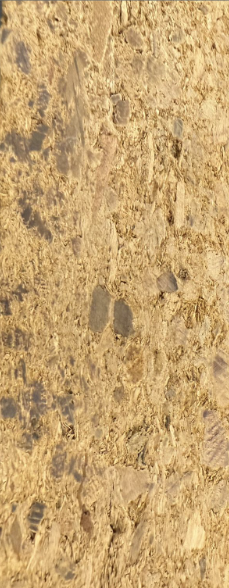
#> input picture SampleBrick.png, 229 x 588 px, found by its file name
$ jupyter execute MAE298_Final_120425.ipynb   (shell and % lines are left out)
#> lines starting #> are read from the running program, lines starting #| are printed output that depends on the picture; after the words box and inside, x2 and y2 are one past the last pixel; in counts of white or black regions, pixels touching at a corner belong together; pictures that were not available may be replaced by others from this repository, and a replacement may not be noted
<a href="https://colab.research.google.com/github/VaishnaviK003/Machine-Learning-for-Classification-of-Grain-Orientation-in-Materials/blob/main/MAE298_Final_120425.ipynb" target="_parent"></a>

[cell 1]
from google.colab import files
uploaded = files.upload()   # zip your InputImages folder and upload
#> the answer given: SampleBrick.png

[cell 2]
import os
import random
import shutil
import json

import numpy as np
import cv2
import tensorflow as tf
from tensorflow.keras.applications import ResNet50
from tensorflow.keras.applications.resnet50 import preprocess_input
from tensorflow.keras import layers, models
import matplotlib.pyplot as plt
from sklearn.metrics import confusion_matrix, ConfusionMatrixDisplay


# -------------------------------------------------
# CONFIGURATION
# -------------------------------------------------
INPUT_DIR = "/content/InputImages"   # folder with your original brick images
BASE_DIR = "/content/data_split"     # where train/val/test folders & outputs will go

TRAIN_DIR = os.path.join(BASE_DIR, "train")
VAL_DIR   = os.path.join(BASE_DIR, "val")
TEST_DIR  = os.path.join(BASE_DIR, "test")

LABELS_JSON = os.path.join(BASE_DIR, "angle_labels.json")

IMG_SIZE = (224, 224)
BATCH_SIZE = 8
EPOCHS = 10
SEED = 42

# 2 classes: 0 = vertical (0°), 1 = horizontal (≈90°)
NUM_CLASSES = 2
ANGLE_THRESHOLD = 15.0  # degrees from vertical: |angle| <= 15 -> vertical, else horizontal

CLASSIFIED_DIR = os.path.join(BASE_DIR, "classified_test_images")


# -------------------------------------------------
# UTILITY: create / clean directories
# -------------------------------------------------
def prepare_split_dirs():
    if os.path.exists(BASE_DIR):
        shutil.rmtree(BASE_DIR)
    os.makedirs(TRAIN_DIR, exist_ok=True)
    os.makedirs(VAL_DIR, exist_ok=True)
    os.makedirs(TEST_DIR, exist_ok=True)


# -------------------------------------------------
# STEP 1: Split InputImages into train/val/test
# -------------------------------------------------
def split_dataset():
    image_files = [
        f for f in os.listdir(INPUT_DIR)
        if f.lower().endswith((".png", ".jpg", ".jpeg", ".tif", ".bmp"))
    ]
    if len(image_files) == 0:
        raise RuntimeError(f"No images found in {INPUT_DIR}")

    random.seed(SEED)
    random.shuffle(image_files)

    n_total = len(image_files)
    n_train = int(0.8 * n_total)
    n_val   = int(0.1 * n_total)
    n_test  = n_total - n_train - n_val  # remaining

    train_files = image_files[:n_train]
    val_files   = image_files[n_train:n_train + n_val]
    test_files  = image_files[n_train + n_val:]

    for fname in train_files:
        shutil.copy(os.path.join(INPUT_DIR, fname),
                    os.path.join(TRAIN_DIR, fname))

    for fname in val_files:
        shutil.copy(os.path.join(INPUT_DIR, fname),
                    os.path.join(VAL_DIR, fname))

    for fname in test_files:
        shutil.copy(os.path.join(INPUT_DIR, fname),
                    os.path.join(TEST_DIR, fname))

    print(f"Split {n_total} images into:")
    print(f"  Train: {len(train_files)}")
    print(f"  Val  : {len(val_files)}")
    print(f"  Test : {len(test_files)}")


# -------------------------------------------------
# DEBUG HELPER (no-op, can be made to save intermediates)
# -------------------------------------------------
def show_and_save(name, img):
    # [5 lines of commented-out code are left out]
    pass


# -------------------------------------------------
# STEP 1b: DATA AUGMENTATION ON DISK (rotate/scale)
# -------------------------------------------------
def augment_all_images():
    """
    For each original image in train/val/test, create a few rotated/scaled
    versions and save them alongside, so they will also be labeled and used
    as extra samples.
    """
    aug_params = [
        (0,   1.2),
        (0,   0.8),
        (10,  1.0),
        (-10, 1.0),
    ]

    for subset_dir in [TRAIN_DIR, VAL_DIR, TEST_DIR]:
        files = [f for f in os.listdir(subset_dir)
                 if f.lower().endswith((".png", ".jpg", ".jpeg", ".tif", ".bmp"))]
        # Use a static list so we don't augment newly-created aug images
        for fname in files:
            if "_aug" in fname:
                continue
            img_path = os.path.join(subset_dir, fname)
            img = cv2.imread(img_path)
            if img is None:
                continue
            h, w = img.shape[:2]
            base, ext = os.path.splitext(fname)

            for idx, (angle, scale) in enumerate(aug_params):
                M = cv2.getRotationMatrix2D((w / 2, h / 2), angle, scale)
                aug = cv2.warpAffine(img, M, (w, h), borderMode=cv2.BORDER_REFLECT)
                out_name = f"{base}_aug{idx}{ext}"
                out_path = os.path.join(subset_dir, out_name)
                cv2.imwrite(out_path, aug)

    print("Disk augmentation complete (rotate/scale).")


# -------------------------------------------------
# GRAIN DETECTION FUNCTION
# -------------------------------------------------
def detect_grains_and_angles(
    img_path,
    min_area=120,
    max_area=50000,
    kernel_size=3
):
    img = cv2.imread(img_path)
    if img is None:
        raise ValueError(f"Could not read image at {img_path}")

    gray = cv2.cvtColor(img, cv2.COLOR_BGR2GRAY)

    # 1. Strong preprocessing
    clahe = cv2.createCLAHE(clipLimit=3.0, tileGridSize=(8, 8))
    gray = clahe.apply(gray)
    gray = cv2.bilateralFilter(gray, 9, 50, 50)
    show_and_save("1_grayscale", gray)

    sharpen_kernel = np.array([[0, -1, 0],
                               [-1, 5, -1],
                               [0, -1, 0]])
    sharp = cv2.filter2D(gray, -1, sharpen_kernel)
    show_and_save("2_preprocessed", sharp)

    # 2. Thresholding
    adaptive = cv2.adaptiveThreshold(
        sharp, 255, cv2.ADAPTIVE_THRESH_GAUSSIAN_C,
        cv2.THRESH_BINARY_INV, 25, 3
    )
    _, otsu = cv2.threshold(sharp, 0, 255, cv2.THRESH_BINARY_INV + cv2.THRESH_OTSU)
    thresh = cv2.bitwise_or(adaptive, otsu)
    show_and_save("3_threshold", thresh)

    # 3. Morphology
    k = np.ones((kernel_size, kernel_size), np.uint8)
    bin_clean = cv2.morphologyEx(thresh, cv2.MORPH_OPEN, k, iterations=2)
    bin_clean = cv2.morphologyEx(bin_clean, cv2.MORPH_CLOSE, k, iterations=2)
    bin_clean = cv2.morphologyEx(bin_clean, cv2.MORPH_OPEN, k, iterations=1)
    show_and_save("4_morphology", bin_clean)

    # 4. Distance transform & watershed
    dist = cv2.distanceTransform(bin_clean, cv2.DIST_L2, 5)
    _, sure_fg = cv2.threshold(dist, 0.35 * dist.max(), 255, 0)
    sure_fg = np.uint8(sure_fg)
    show_and_save("5_sure_foreground", sure_fg)

    unknown = cv2.subtract(bin_clean, sure_fg)

    num_labels, markers = cv2.connectedComponents(sure_fg)
    markers = markers + 1
    markers[unknown == 255] = 0

    markers = cv2.watershed(cv2.cvtColor(img, cv2.COLOR_BGR2RGB), markers)
    show_and_save("6_watershed", markers.astype(np.uint8) * 10)

    grain_data = []
    output = img.copy()
    show_and_save("7_final_output", output)

    # 5. Extract contours from watershed regions
    for label in range(2, num_labels + 1):
        mask = np.uint8(markers == label) * 255
        cnts, _ = cv2.findContours(mask, cv2.RETR_EXTERNAL, cv2.CHAIN_APPROX_SIMPLE)
        if not cnts:
            continue

        cnt = cnts[0]
        area = cv2.contourArea(cnt)

        if area < min_area or area > max_area:
            continue
        if len(cnt) < 20:
            continue

        (x, y), (MA, ma), angle = cv2.fitEllipse(cnt)

        if angle > 90:
            angle = angle - 180

        grain_data.append({
            "center": (x, y),
            "angle": float(angle)
        })

        cv2.ellipse(output, ((x, y), (MA, ma), angle), (0, 255, 0), 2)
        cv2.putText(output, f"{angle:.1f}°", (int(x), int(y)),
                    cv2.FONT_HERSHEY_SIMPLEX, 0.5, (255, 255, 255), 1)

    return output, grain_data


# -------------------------------------------------
# STEP 2: dominant grain angle per brick
# -------------------------------------------------
def dominant_angle_from_grains(grain_data, bin_width=5):
    if not grain_data:
        return 0.0

    angles = np.array([g["angle"] for g in grain_data])

    angle_min, angle_max = -90, 90
    bins = np.arange(angle_min, angle_max + bin_width, bin_width)
    hist, bin_edges = np.histogram(angles, bins=bins)

    max_bin_idx = np.argmax(hist)
    bin_center = 0.5 * (bin_edges[max_bin_idx] + bin_edges[max_bin_idx + 1])
    return float(bin_center)


def label_all_images():
    """
    Run grain detection on EVERY image in train/val/test (original + aug),
    compute dominant angle, and save to LABELS_JSON.
    """
    all_labels = {}

    for subset_dir in [TRAIN_DIR, VAL_DIR, TEST_DIR]:
        for fname in os.listdir(subset_dir):
            if not fname.lower().endswith((".png", ".jpg", ".jpeg", ".tif", ".bmp")):
                continue
            img_path = os.path.join(subset_dir, fname)
            print(f"Processing {img_path} ...")
            _, grain_data = detect_grains_and_angles(img_path)
            dom_angle = dominant_angle_from_grains(grain_data)

            rel_path = os.path.join(os.path.basename(subset_dir), fname)
            all_labels[rel_path] = dom_angle

    with open(LABELS_JSON, "w") as f:
        json.dump(all_labels, f, indent=2)

    print(f"Saved angle labels to {LABELS_JSON}")


# -------------------------------------------------
# ANGLE -> CLASS (0 vertical, 1 horizontal)
# -------------------------------------------------
def angle_to_class(angle):
    if abs(angle) <= ANGLE_THRESHOLD:
        return 0
    else:
        return 1


def build_datasets():
    with open(LABELS_JSON, "r") as f:
        labels_dict = json.load(f)

    def list_paths_and_labels(subdir_name):
        img_paths = []
        img_labels = []
        folder = os.path.join(BASE_DIR, subdir_name)
        for fname in os.listdir(folder):
            if not fname.lower().endswith((".png", ".jpg", ".jpeg", ".tif", ".bmp")):
                continue
            rel_path = os.path.join(subdir_name, fname)
            if rel_path not in labels_dict:
                continue
            img_paths.append(os.path.join(folder, fname))
            img_labels.append(labels_dict[rel_path])   # raw angle
        return img_paths, img_labels

    train_paths, train_labels = list_paths_and_labels("train")
    val_paths,   val_labels   = list_paths_and_labels("val")
    test_paths,  test_labels  = list_paths_and_labels("test")

    train_labels = [angle_to_class(a) for a in train_labels]
    val_labels   = [angle_to_class(a) for a in val_labels]
    test_labels  = [angle_to_class(a) for a in test_labels]

    print(f"Train samples: {len(train_paths)}")
    print(f"Val   samples: {len(val_paths)}")
    print(f"Test  samples: {len(test_paths)}")

    # [8 lines left out: function preprocess, not called in this run]

    def make_dataset(paths, labels, shuffle=False):
        ds = tf.data.Dataset.from_tensor_slices((paths, labels))
        if shuffle:
            ds = ds.shuffle(buffer_size=len(paths), seed=SEED)
        ds = ds.map(preprocess, num_parallel_calls=tf.data.AUTOTUNE)
        ds = ds.batch(BATCH_SIZE).prefetch(tf.data.AUTOTUNE)
        return ds

    train_ds = make_dataset(train_paths, train_labels, shuffle=True)
    val_ds   = make_dataset(val_paths,   val_labels,   shuffle=False)
    test_ds  = make_dataset(test_paths,  test_labels,  shuffle=False)

    return train_ds, val_ds, test_ds, train_paths, val_paths, test_paths


# -------------------------------------------------
# STEP 4: Build and train ResNet50 (2-class classification)
# -------------------------------------------------
# [85 lines left out: functions build_resnet_model, plot_history, save_classified_images, not called in this run]


def train_and_evaluate():
    train_ds, val_ds, test_ds, train_paths, val_paths, test_paths = build_datasets()
    model = build_resnet_model()
    model.summary()

    history = model.fit(
        train_ds,
        validation_data=val_ds,
        epochs=EPOCHS
    )

    hist_path = os.path.join(BASE_DIR, "training_history.json")
    with open(hist_path, "w") as f:
        json.dump(history.history, f, indent=2)

    plot_history(history.history)

    print("\nEvaluating on test set:")
    test_loss, test_acc = model.evaluate(test_ds)
    print(f"Test Loss: {test_loss:.4f}, Test Accuracy: {test_acc:.4f}")

    model_path = os.path.join(BASE_DIR, "resnet50_brick_orientation_model.keras")
    model.save(model_path)
    print("Saved model to", model_path)

    # Predict on test set
    y_true = []
    y_pred = []
    for batch_imgs, batch_labels in test_ds:
        preds = model.predict(batch_imgs)
        y_true.extend(batch_labels.numpy().tolist())
        y_pred.extend(np.argmax(preds, axis=1).tolist())

    y_true = np.array(y_true, dtype=int)
    y_pred = np.array(y_pred, dtype=int)

    # Confusion matrix
    cm = confusion_matrix(y_true, y_pred, labels=[0, 1])

    fig, ax = plt.subplots(figsize=(5, 5))
    disp = ConfusionMatrixDisplay(
        confusion_matrix=cm,
        display_labels=["vertical", "horizontal"]
    )
    disp.plot(cmap="Blues", colorbar=False, ax=ax)
    ax.set_title("Confusion Matrix (vertical vs horizontal)")
    plt.tight_layout()
    plt.savefig(os.path.join(BASE_DIR, "confusion_matrix_orientation.png"))
    plt.close()

    # Save final classified test images for the paper
    save_classified_images(test_paths, y_true, y_pred)


# -------------------------------------------------
# MAIN PIPELINE
# -------------------------------------------------
if __name__ == "__main__":
    prepare_split_dirs()
    split_dataset()
    augment_all_images()   # rotate/scale, then label everything
#> in augment_all_images, img is the input picture: shape (588, 229, 3); mean B, G, R 113.2, 165.9, 200.3
#> the loop in augment_all_images, `for idx, (angle, scale) in enumerate(aug_params):` made 4 passes
#> pass 3, in augment_all_images, `aug = cv2.warpAffine(img, M, (w, h), borderMode=cv2.BORDER_REFLECT)`:
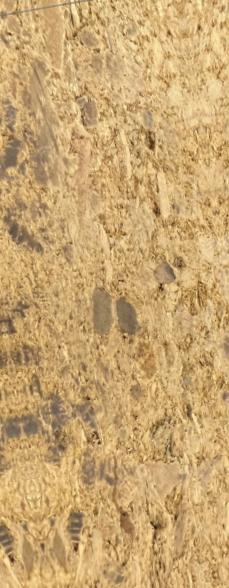
#> aug: shape (588, 229, 3); mean B, G, R 113, 166, 200.4
    label_all_images()
#> in detect_grains_and_angles, `gray = cv2.cvtColor(img, cv2.COLOR_BGR2GRAY)`:
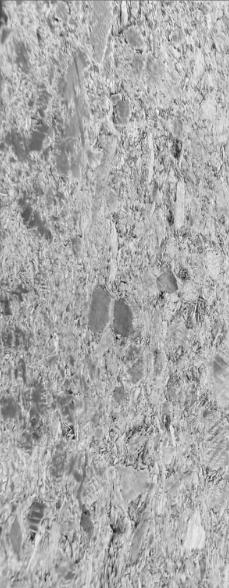
#> gray: shape (588, 229); min 29, max 244, mean 170.2
#> in detect_grains_and_angles, `gray = cv2.bilateralFilter(gray, 9, 50, 50)`:
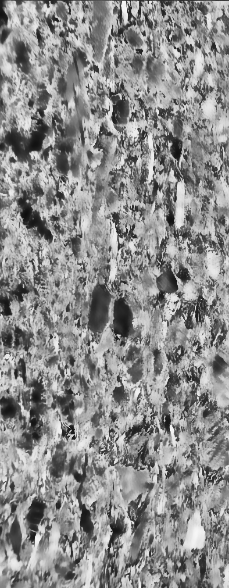
#> gray: shape (588, 229); min 14, max 247, mean 140.8
#> in detect_grains_and_angles, `sharp = cv2.filter2D(gray, -1, sharpen_kernel)`:
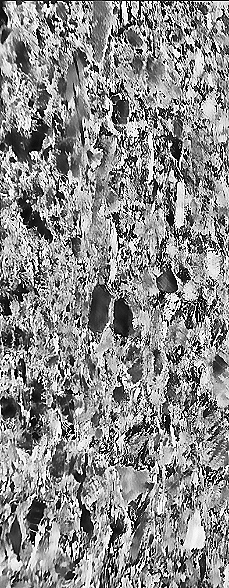
#> sharp: shape (588, 229); min 0, max 255, mean 139.2
#> in detect_grains_and_angles, `adaptive = cv2.adaptiveThreshold( sharp, 255, cv2.ADAPTIVE_THRESH_GAUS..`:
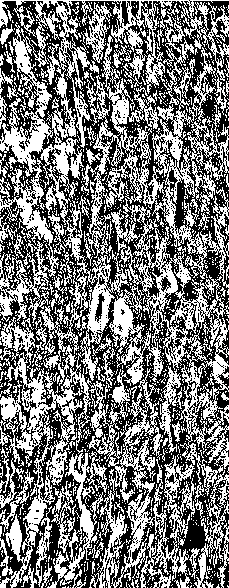
#> adaptive: shape (588, 229); 47.2% white in thin lines or dots
#> in detect_grains_and_angles, `_, otsu = cv2.threshold(sharp, 0, 255, cv2.THRESH_BINARY_INV + cv2.THR..`: otsu: shape (588, 229); 44.5% white; 1964 white regions (1851 under 20 px), largest, box (x1, y1, x2, y2) and area: (63, 79, 229, 385) 13137, (0, 0, 229, 226) 10230, (0, 306, 107, 588) 7217
#> in detect_grains_and_angles, `thresh = cv2.bitwise_or(adaptive, otsu)`: thresh: shape (588, 229); 49.4% white; 1355 white regions (1281 under 20 px), largest, box (x1, y1, x2, y2) and area: (0, 0, 229, 588) 57475, (163, 17, 194, 105) 639, (0, 447, 24, 509) 382
#> in detect_grains_and_angles, `bin_clean = cv2.morphologyEx(thresh, cv2.MORPH_OPEN, k, iterations=2)`: bin_clean: shape (588, 229); 9.4% white; 117 white regions (8 under 20 px), largest, box (x1, y1, x2, y2) and area: (0, 119, 51, 162) 965, (88, 285, 111, 332) 820, (114, 298, 134, 337) 632
#> in detect_grains_and_angles, `bin_clean = cv2.morphologyEx(bin_clean, cv2.MORPH_CLOSE, k, iterations..`: bin_clean: shape (588, 229); 9.8% white; 90 white regions (6 under 20 px), largest, box (x1, y1, x2, y2) and area: (88, 285, 134, 337) 1474, (0, 119, 51, 162) 1031, (56, 122, 81, 176) 708
#> in detect_grains_and_angles, `bin_clean = cv2.morphologyEx(bin_clean, cv2.MORPH_OPEN, k, iterations=1)`: bin_clean: shape (588, 229); 9.8% white; 95 white regions (6 under 20 px), largest, box (x1, y1, x2, y2) and area: (88, 285, 134, 337) 1474, (0, 119, 51, 162) 994, (56, 122, 81, 176) 708
#> in detect_grains_and_angles, `_, sure_fg = cv2.threshold(dist, 0.35 * dist.max(), 255, 0)`: sure_fg: shape (588, 229) float32; 2.4% white; 54 white regions (29 under 20 px), largest, box (x1, y1, x2, y2) and area: (91, 288, 108, 329) 465, (8, 126, 48, 159) 435, (117, 301, 131, 334) 332
#> in detect_grains_and_angles, `unknown = cv2.subtract(bin_clean, sure_fg)`: unknown: shape (588, 229); 7.4% white; 95 white regions (6 under 20 px), largest, box (x1, y1, x2, y2) and area: (88, 285, 134, 337) 677, (0, 119, 51, 162) 557, (56, 122, 81, 176) 517
#> in detect_grains_and_angles, `num_labels, markers = cv2.connectedComponents(sure_fg)`:
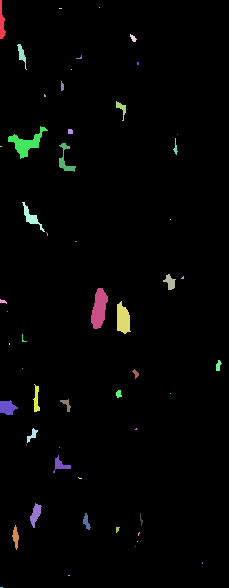
#> markers: shape (588, 229) int32; 55 distinct labels, from 0 to 54; one colour per label, 0 black
#> in detect_grains_and_angles, `num_labels, markers = cv2.connectedComponents(sure_fg)`: num_labels = 55
#> in detect_grains_and_angles, `markers = markers + 1`:
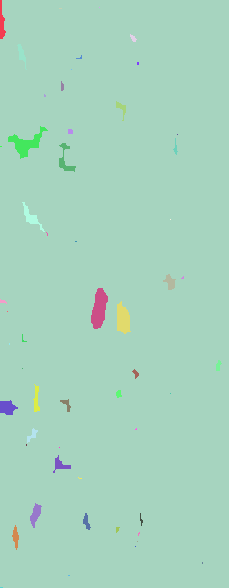
#> markers: shape (588, 229) int32; 55 distinct labels, from 1 to 55; one colour per label, 0 black
#> in detect_grains_and_angles, `markers = cv2.watershed(cv2.cvtColor(img, cv2.COLOR_BGR2RGB), markers)`:
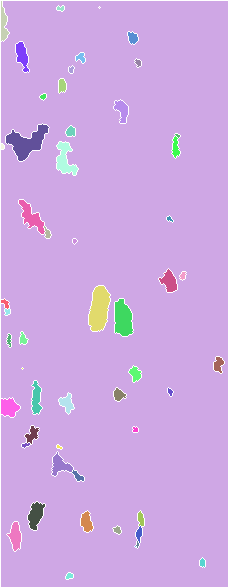
#> markers: shape (588, 229) int32; 55 distinct labels, from -1 to 54; one colour per label, 0 black, -1 white
#> the loop in detect_grains_and_angles, `for label in range(2, num_labels + 1):` made 54 passes
#> (cnts, area, x, y, MA, ma, angle) on pass 1: (1 contour; box (x1, y1, x2, y2) and area: (1, 1, 9, 41) 130, 130.5, -0.419, 19.46, 12.15, 42.42, -10.12)
#> (area, x, y, MA, ma, angle) on passes 5, 11, 12, 16, 18, 22: (193.5, 21.77, 55.37, 9.55, 30.3, -12.3), (155.5, 120.8, 110.1, 12.38, 21.25, -8.67), (657.5, 26.12, 140, 30.61, 42.04, 53.48), (294.5, 65.96, 158.9, 19.26, 31.8, -15.39), (303.5, 31.39, 217.4, 13.96, 35.19, -35.83), (202, 168.2, 280.6, 14.22, 21.7, -29.59)
#> pass 1, in detect_grains_and_angles, `mask = np.uint8(markers == label) * 255`:
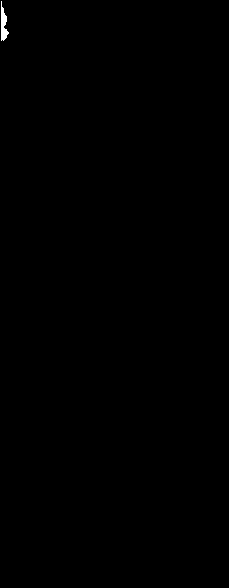
#> mask: shape (588, 229); 0.13% white; 1 white region, box (x1, y1, x2, y2) and area: (1, 1, 9, 41) 172
#> after the loop in detect_grains_and_angles, `for label in range(2, num_labels + 1):`: mask: shape (588, 229); every value is 0
#> after the loop in detect_grains_and_angles, `for label in range(2, num_labels + 1):`:
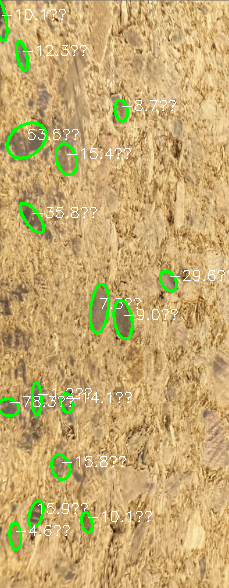
#> output: shape (588, 229, 3); 3.71% of pixels changed, all inside (x1, y1, x2, y2) = (0, 0, 229, 551)
#> after the loop in detect_grains_and_angles, `for label in range(2, num_labels + 1):`: grain_data = 16 items
#> in dominant_angle_from_grains, `angles = np.array([g["angle"] for g in grain_data])`: angles = [-10.12, -12.3, -8.67, 53.48, -15.39, -35.83, -29.59, 7.28, -8.96, -1.23, -14.14, -78.26, -15.81, 15.95, -10.06, -4.63]
#> in dominant_angle_from_grains, `hist, bin_edges = np.histogram(angles, bins=bins)`: hist = 36 values, max 4 at index 15, min 0 at index 0, mean 0.444; bin_edges = 37 values from -90 to 90
#> in dominant_angle_from_grains, `max_bin_idx = np.argmax(hist)`: max_bin_idx = 15
#> in dominant_angle_from_grains, `bin_center = 0.5 * (bin_edges[max_bin_idx] + bin_edges[max_bin_idx + 1])`: bin_center = -12.5
    train_and_evaluate()
#> (the call stopped at in make_dataset, `ds = tf.data.Dataset.from_tensor_slices((paths, labels))`: tensorflow is not available in this run)
